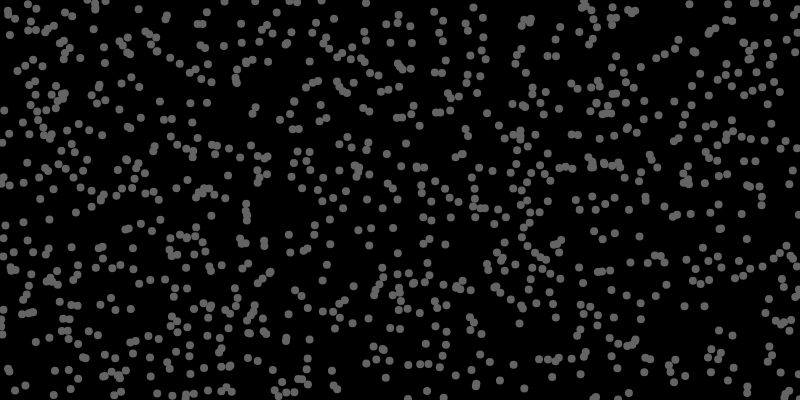
Frame 1 (no input)
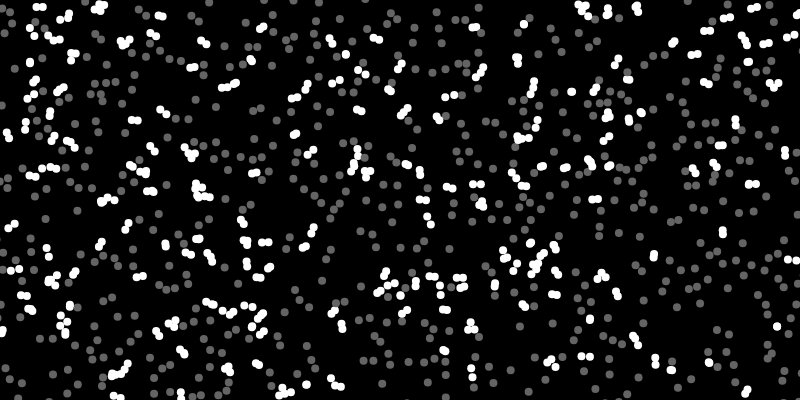
Frame 60 (no input)
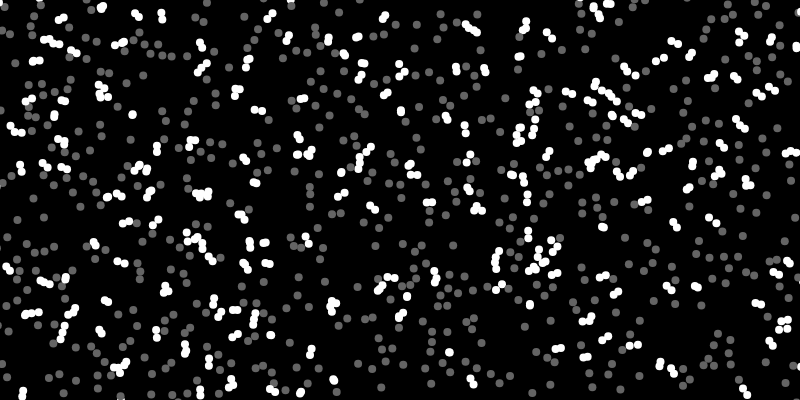
Frame 120 (the mouse pressed at the canvas centre since frame 60)

The p5.js sketch that drew these frames (run headless with seeded random() and noise() and a simulated clock; from frame 60 on, the mouse is pressed at the canvas centre):

// p5.js sketch
// ── sketch.js
let particles = [];
let numberParticles = 1000;
let width = 800;
let height = 400;
let capacity = 4;
let boundary = new Rectangle(width/2, height/2, width/2, height/2);

function setup() {
	createCanvas(width, height);
	for (let i = 0; i < numberParticles; i++) {
		particles.push(new Particle(random(width), random(height)));
	}
}

function draw() {
	background(0);
	for (let p of particles) {
		p.move();
		p.render();
		p.setHighlight(false);
	}

	let quadTree = new QuadTree(boundary, capacity);
	for (let p of particles) {
		point = new Point(p.x, p.y, p);
		quadTree.insert(point);
	}

	for (let p of particles) {
		let range = new Rectangle(p.x, p.y, 2*p.r, 2*p.r);
		let nearbyPoints = []
		quadTree.query(range, nearbyPoints);
		for (q of nearbyPoints) {
			if (p != q.userData && p.intersects(q.userData)) {
				p.setHighlight(true);
			}
		}
	}
}
// ── particle.js
class Particle {
	constructor(x, y) {
		this.x = x;
		this.y = y;
		this.r = 4;
		this.highlight = false;
	}

	move() {
		this.x += random(-1, 1);
		this.y += random(-1, 1);
	}

	setHighlight(value) {
		this.highlight = value;
	}

	render() {
		noStroke();
		if (this.highlight) {
			fill(255);
		} else {
			fill(100);
		}
		ellipse(this.x, this.y, 2*this.r);
	}

	intersects(other) {
		let d = dist(this.x, this.y, other.x, other.y);
		return (d < this.r + other.r);
	}
}
// ── quadtree.js
class Point {
	constructor(x, y, userData) {
		this.x = x;
		this.y = y;
		this.userData = userData;
	}
}

class Rectangle {
	constructor(x, y, w, h) {
		this.x = x;
		this.y = y;
		this.w = w;
		this.h = h;
	}

	contains(point) {

		if (this.x - this.w > point.x) return false;
		if (this.x + this.w <= point.x) return false;
		if (this.y - this.h > point.y) return false;
		if (this.y + this.h <= point.y) return false;
		return true;
	}

	intersects(range) {
		// Since they are open on one side, we have partial inequalities
		return (
			range.x - range.w >= this.x + this.w ||
			range.x + range.w >= this.x - this.w ||
			range.y - range.h >= this.y + this.h ||
			range.y + range.h >= this.y - this.h
		)		
	}
}

class QuadTree {
	constructor(boundary, capacity) {
		this.boundary = boundary;
		this.capacity = capacity;
		this.points = [];
		this.divided = false;
	}

	subdivide() {
		// Center and new width and height
		let x = this.boundary.x;
		let y = this.boundary.y;
		let w = this.boundary.w/2;
		let h = this.boundary.h/2;
		// Boundaries for the new quads
		let nw = new Rectangle(x - w, y - h, w, h);
		let ne = new Rectangle(x + w, y - h, w, h);
		let sw = new Rectangle(x - w, y + h, w, h);
		let se = new Rectangle(x + w, y + h, w, h);
		// The new quads
		this.northWest = new QuadTree(nw, this.capacity);
		this.northEast = new QuadTree(ne, this.capacity);
		this.southWest = new QuadTree(sw, this.capacity);
		this.southEast = new QuadTree(se, this.capacity);
	}

	insert(point) {
		if (!this.boundary.contains(point)) { return; }
		if(this.points.length < this.capacity) {
			this.points.push(point);
			return;
		}

		if (!this.divided) {
			this.subdivide();
			this.divided = true;
		}
		this.northEast.insert(point);
		this.northWest.insert(point);
		this.southWest.insert(point);
		this.southEast.insert(point);
	}

	query(range, pointsFound) {
		if (!pointsFound) { pointsFound = [] }
		if (!this.boundary.intersects(range)) { return pointsFound; }
		for (let p of this.points) {
			if (range.contains(p)) {
				pointsFound.push(p);
			}
		}

		if (this.divided) {
			this.northEast.query(range, pointsFound);
			this.northWest.query(range, pointsFound);
			this.southEast.query(range, pointsFound);
			this.southWest.query(range, pointsFound);
		}
		return pointsFound;
	}

	show() {
		stroke(255);
		strokeWeight(1);
		noFill();
		rectMode(CENTER);
		rect(this.boundary.x, this.boundary.y, this.boundary.w * 2, this.boundary.h * 2);
		if (this.divided) {
			this.northWest.show();
			this.northEast.show();
			this.southEast.show();
			this.southWest.show();
		}

		strokeWeight(2.5);
		for (let p of this.points) {
			point(p.x, p.y);
		}
	}
}
